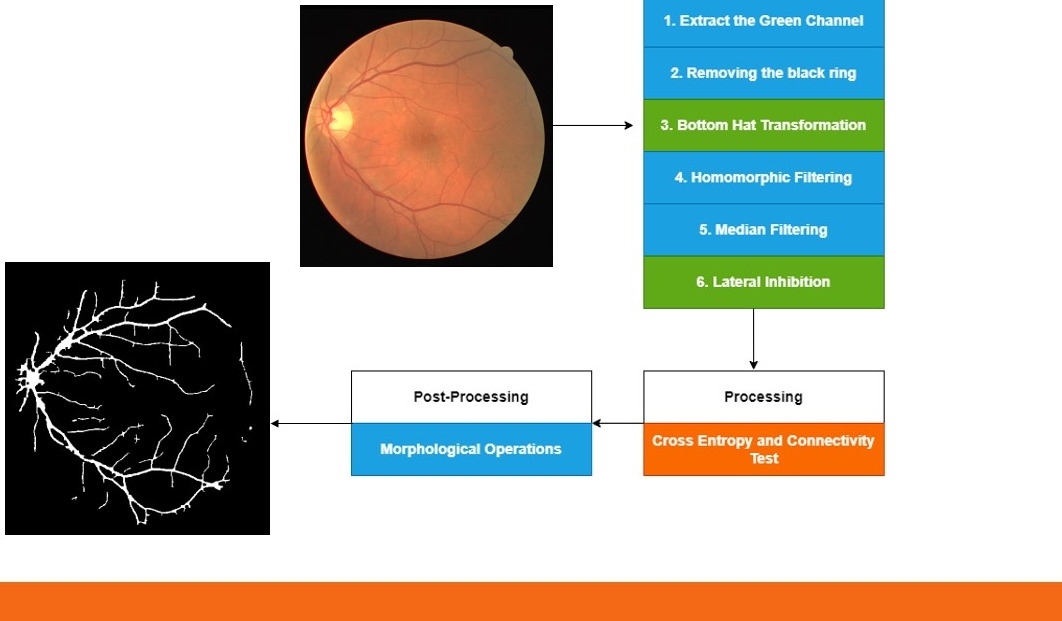
#> input picture hybrid.jpg, 1062 x 621 px, given in place of ., which was not available
$ python -i farko.py   (imports and definitions only)
#> lines starting #> are read from the running program, lines starting #| are printed output that depends on the picture; after the words box and inside, x2 and y2 are one past the last pixel; in counts of white or black regions, pixels touching at a corner belong together; pictures that were not available may be replaced by others from this repository, and a replacement may not be noted
### src/Farko/utils.py
import math
from scipy.signal import convolve2d
import numpy as np
import cv2
from skimage import morphology

def read_gif(path):
  cap = cv2.VideoCapture(path)
  ret, maskImg = cap.read()

  cap.release()
  return maskImg

def top_hat(image, openingRadius):

  opening_kernel = morphology.disk(openingRadius)

  openedImage=morphology.opening(image, opening_kernel)

  return image-openedImage

def get_gaussian_filter(sgementLength, sigma, orientation, derivative):
    kernelSize = math.ceil(np.sqrt((6 * (math.ceil(sigma)) + 1) ** 2 + sgementLength ** 2))
    gaussianFilter = np.zeros((kernelSize, kernelSize))

    halfKernel = round((kernelSize - 1) / 2);
    row = 0

    for j in range(halfKernel, -halfKernel, -1):
        col = 0

        for i in range(-halfKernel, halfKernel, 1):
            xRotated = i * np.cos(orientation) + j * np.sin(orientation)
            yRotated = -i * np.sin(orientation) + j * np.cos(orientation)
            if abs(xRotated) > 3.5 * math.ceil(sigma):
                gaussianFilter[row, col] = 0
            elif abs(yRotated) > (sgementLength - 1) / 2:
                gaussianFilter[row, col] = 0
            else:
                gaussianFilter[row, col] = -np.exp(-.5 * np.power((xRotated / sigma), 2)) / (np.sqrt(2 * np.pi) * sigma)
                if derivative:
                    gaussianFilter[row, col] *= xRotated / (sigma ** 2)

            col += 1

        row += 1

    ##subtract mean

    return gaussianFilter


def matched_filter(img, segmentLength, sigma, rotationStep, weighted_coefficient):
    matchedFilterBank = np.zeros((img.shape[0], img.shape[1], int(180 / rotationStep) + 1))
    gaussianDerivativeBank = np.zeros((img.shape[0], img.shape[1], int(180 / rotationStep) + 1))

    i = 0
    for theta in np.arange(0, np.pi, rotationStep * np.pi / 180):
        # Get matched Filter
        matchedFilter = get_gaussian_filter(segmentLength, sigma, theta, False)
        mean = np.sum(matchedFilter.reshape(-1)) / np.sum(matchedFilter.reshape(-1) < 0)
        matchedFilter[matchedFilter < 0] = matchedFilter[matchedFilter < 0] - mean

        # Get gaussian Derivative
        gaussianDerivativeFilter = get_gaussian_filter(segmentLength, sigma, theta, True)

        matchedFilterBank[:, :, i] = convolve2d(img, matchedFilter, mode='same')

        gaussianDerivativeBank[:, :, i] = convolve2d(img, gaussianDerivativeFilter, mode='same')
        i += 1

    matchedFilterMax = np.amax(matchedFilterBank, 2)
    gaussianFilterMax = np.amax(gaussianDerivativeBank, 2)
    # [26 lines of commented-out code are left out]

    gaussianMaxBlur = cv2.blur(gaussianFilterMax, (31, 31))
    # cv2_imshow(gaussianMaxBlur)

    gaussianMaxBlur = (gaussianMaxBlur - gaussianMaxBlur.min()) / gaussianMaxBlur.max()

    weight = np.mean(matchedFilterMax) * weighted_coefficient

    gaussianFinal = weight * (1 + gaussianMaxBlur)
    # cv2_imshow(gaussianFinal)

    return (matchedFilterMax >= gaussianFinal).astype('uint8') * 255

### src/Farko/farko.py
import numpy as np
import cv2
from scipy.signal import convolve2d
from skimage import morphology
from .utils import *


# [87 lines left out: function farko_method_2, not called in this run]

def farko_method(data):
#> called with data = '../../hybrid.jpg'
    image = cv2.imread(data[0])
#> image is the input picture: shape (621, 1062, 3); mean B, G, R 177.4, 187, 189.6
    imageGreen = image[:, :, 1]
    # Create mask if not available
    # mask=image[:,:,1]>=20
    # mask=mask.astype(int)
    # print(data)

    maskImg = read_gif(data[1])
    maskImg = cv2.cvtColor(maskImg, cv2.COLOR_BGR2GRAY) / 255

    erosionKernel = morphology.disk(3)

    erodedMask = cv2.erode(maskImg, erosionKernel, iterations=2)

    # cv2_imshow(imageGreen)

    # histogram Eq adaptive
    clahe = cv2.createCLAHE(clipLimit=2, tileGridSize=(8, 8))
    clacheImg = clahe.apply(imageGreen)
    # cv2_imshow(clacheImg)

    # Remove black ring
    replaceBlackRing = imageGreen * erodedMask
    meanImage = np.mean(replaceBlackRing)
#> meanImage = 150.9
    replaceBlackRing[replaceBlackRing == 0] = meanImage
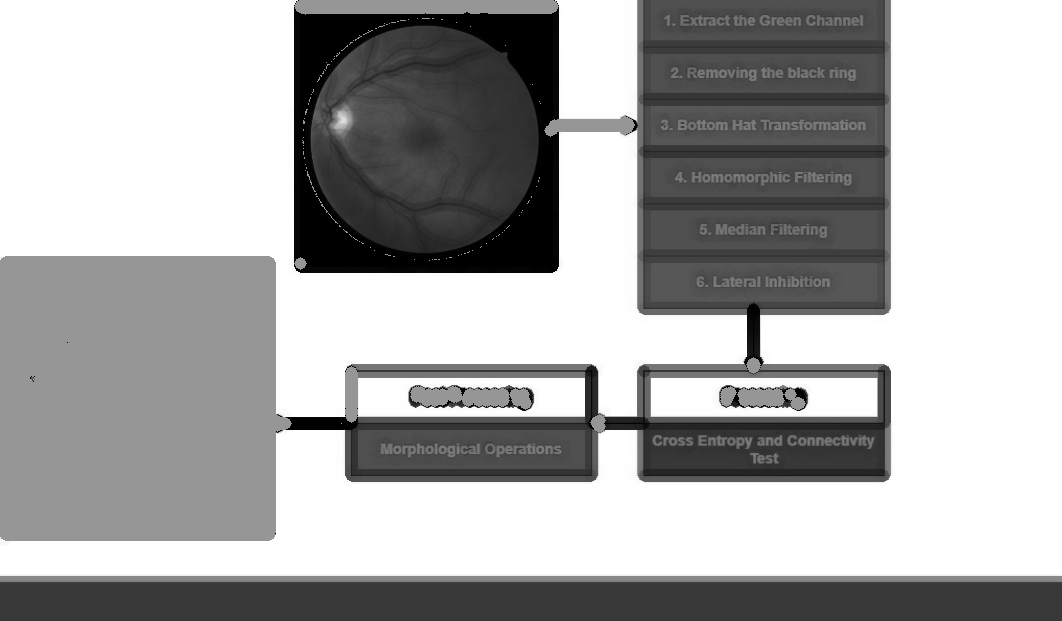
#> replaceBlackRing: shape (621, 1062) float64; min 0.00392, max 255, mean 171

    # Top hat
    imgComplement = 255 - replaceBlackRing
    # cv2_imshow(imgComplement)

    topHatedImg = top_hat(imgComplement, 10) * erodedMask
#> in top_hat, `openedImage=morphology.opening(image, opening_kernel)`:
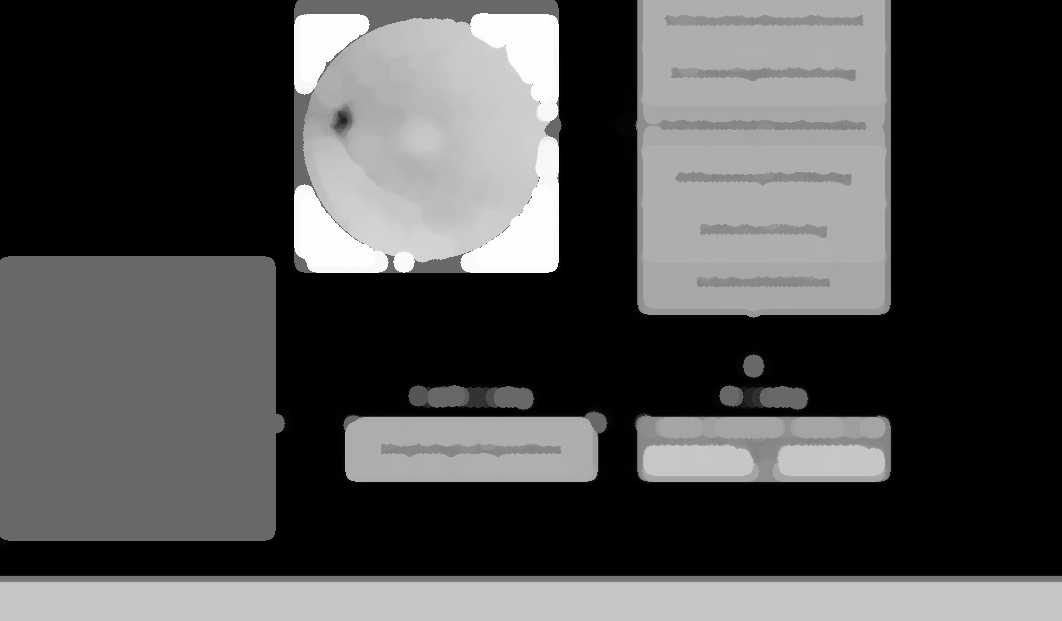
#> openedImage: shape (621, 1062) float64; min 0, max 254.8, mean 77.5
    # cv2_imshow(topHatedImg)
    topHatedImg = topHatedImg.astype('uint8')

    # Otsu
    ret, thresh1 = cv2.threshold(topHatedImg, 0, 255, cv2.THRESH_BINARY + cv2.THRESH_OTSU)
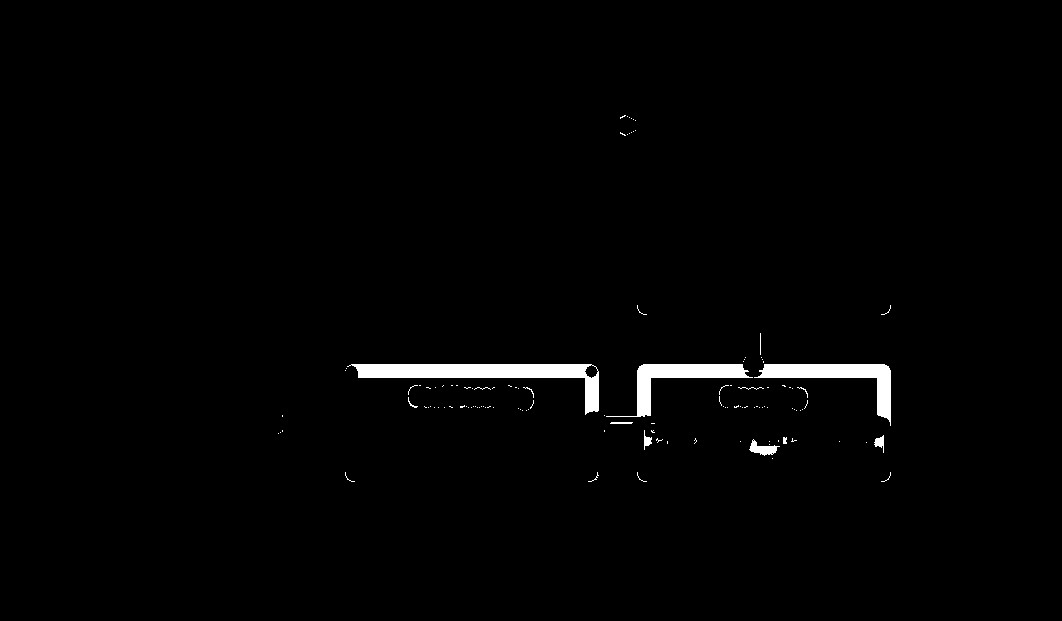
#> thresh1: shape (621, 1062); 1.4% white; 124 white regions (111 under 20 px), largest, box (x1, y1, x2, y2) and area: (347, 364, 599, 415) 3755, (754, 364, 891, 426) 2364, (606, 364, 753, 417) 2075
#> ret = 30

    thresh1 = thresh1 * erodedMask.astype('uint8')
#> thresh1: shape (621, 1062); every value is 0

    # cv2_imshow(thresh1)

    # Cleaning small objects less than 100
    cleaned = morphology.remove_small_objects(thresh1.astype(bool), min_size=100, connectivity=8)

    cleanedImg = cleaned.astype('uint8') * 255

    # cv2_imshow(cleanedImg)

    # is it close the min pixel(backgorund) or to the max pixel(vessel)
    filteredImage = np.abs(imgComplement - imgComplement.max()) < np.abs(imgComplement - meanImage)
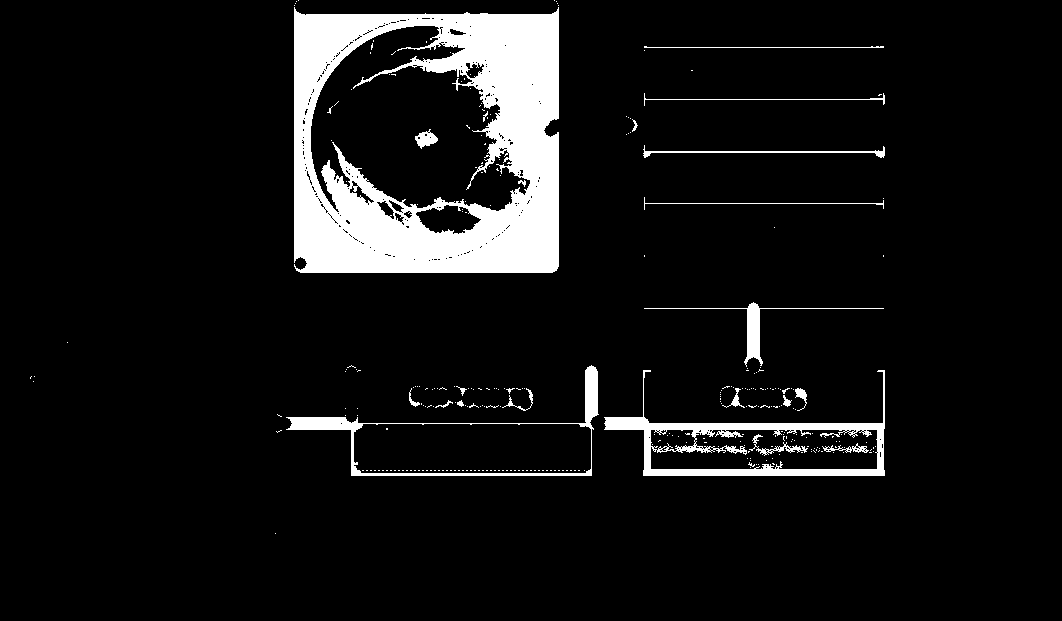
#> filteredImage: shape (621, 1062) bool; 8.2% white; 300 white regions (278 under 20 px), largest, box (x1, y1, x2, y2) and area: (294, 7, 559, 273) 41210, (604, 370, 885, 476) 5556, (286, 365, 599, 476) 2783
    filteredImage = filteredImage.astype('uint8') * cleanedImg
    # cv2_imshow(filteredImage)

    medianCleaned = cv2.medianBlur(cleanedImg, 3)
    # cv2_imshow(medianCleaned)

    filteredImage = cv2.bitwise_or(medianCleaned, filteredImage)
    # filteredImage
    # cv2_imshow(filteredImage)

    # finding thin vessels
    thinVessels = matched_filter(clacheImg, 4, 1, 7, 2.3)
#> after the loop in matched_filter, `for theta in np.arange(0, np.pi, rotationStep * np.pi / 180):`: i = 26
#> in matched_filter, `matchedFilterMax = np.amax(matchedFilterBank, 2)`:
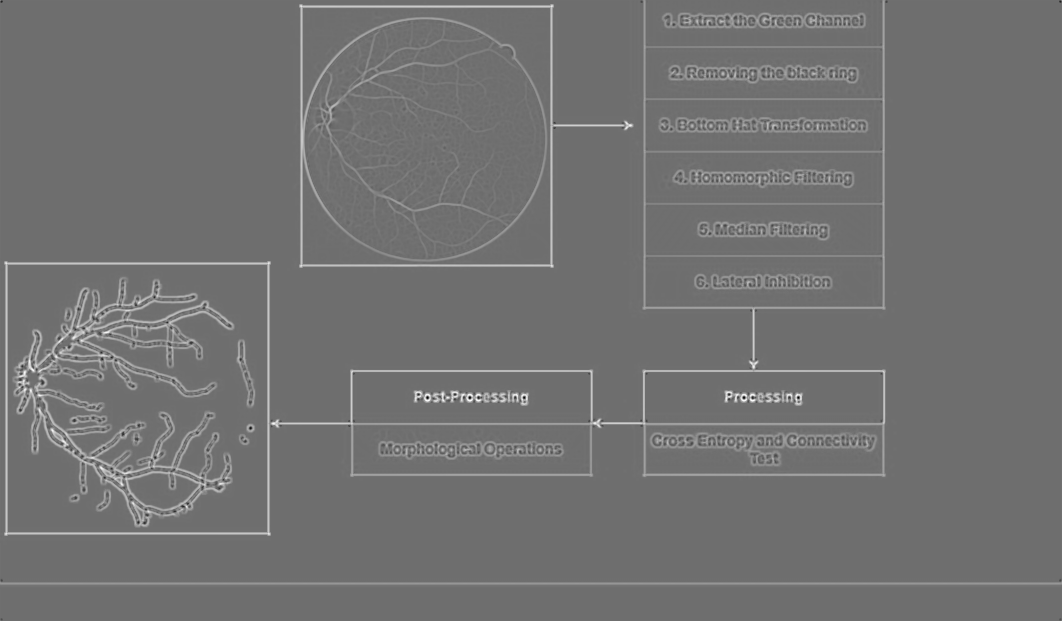
#> matchedFilterMax: shape (621, 1062) float64; min -230.8, max 299.6, mean 7.4; drawn with min black and max white
#> in matched_filter, `gaussianMaxBlur = cv2.blur(gaussianFilterMax, (31, 31))`:
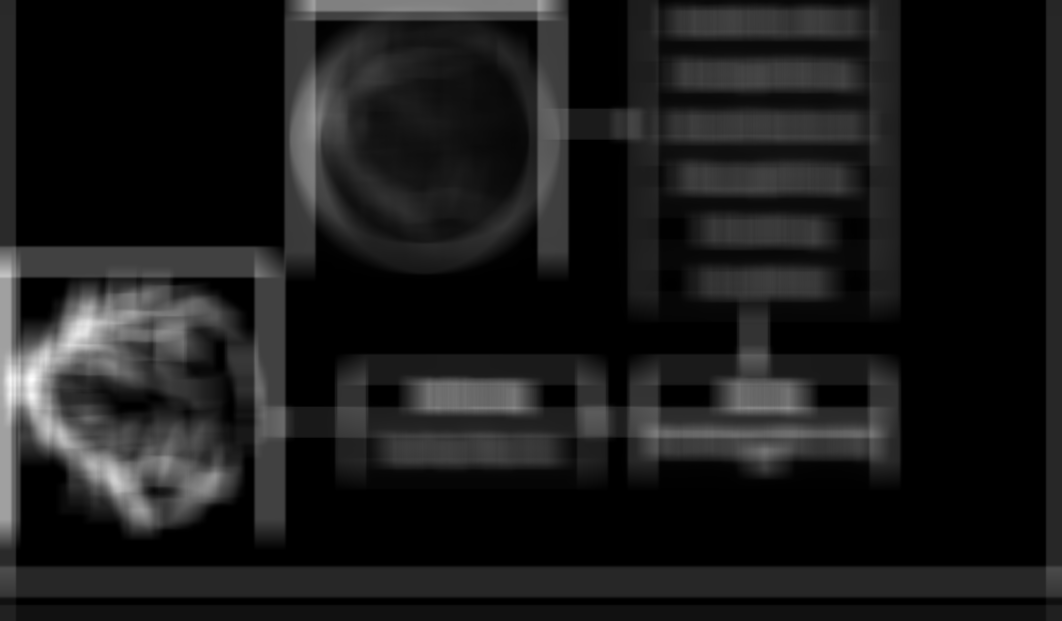
#> gaussianMaxBlur: shape (621, 1062) float64; min -2.77e-05, max 103.2, mean 11; drawn with min black and max white
#> in matched_filter, `weight = np.mean(matchedFilterMax) * weighted_coefficient`: weight = 16.94
#> in matched_filter, `return (matchedFilterMax >= gaussianFinal).astype('uint8') * 255`: returned value: shape (621, 1062); 8.8% white; 164 white regions (128 under 20 px), largest, box (x1, y1, x2, y2) and area: (13, 277, 235, 528) 14549, (4, 0, 886, 536) 13628, (299, 4, 634, 268) 8565

    # cv2_imshow(thinVessels)

    closingKernel = np.ones((3, 3))
    closedThinVessels = morphology.binary_closing(thinVessels, closingKernel)
#> closedThinVessels: shape (621, 1062) bool; 10.3% white; 104 white regions (80 under 20 px), largest, box (x1, y1, x2, y2) and area: (13, 277, 235, 528) 17865, (4, 0, 886, 536) 13651, (299, 4, 634, 268) 9135
    # cv2_imshow(closedThinVessels.astype(int)*255)

    cleanedThin = morphology.remove_small_objects(closedThinVessels.astype(bool), min_size=30, connectivity=8)

    # cleanedThin=cleanedThin.astype('uint8')*255
    # cv2_imshow(cleanedThin)

    finalKernael = np.ones((3, 3))
    finalKernael[1, 1] = 0
    finalConv = convolve2d(cleanedThin.astype('uint8'), finalKernael, mode='same')
    finalImage = (finalConv > 0).astype('uint8') * filteredImage.astype('uint8') * erodedMask
#> finalImage: shape (621, 1062) float64; every value is 0

    # erodedMask=cv2.erode(erodedMask, erosionKernel, iterations=1)
    finalImage = cv2.bitwise_or(cleanedThin.astype('uint8') * 255, finalImage.astype('uint8')) * erodedMask
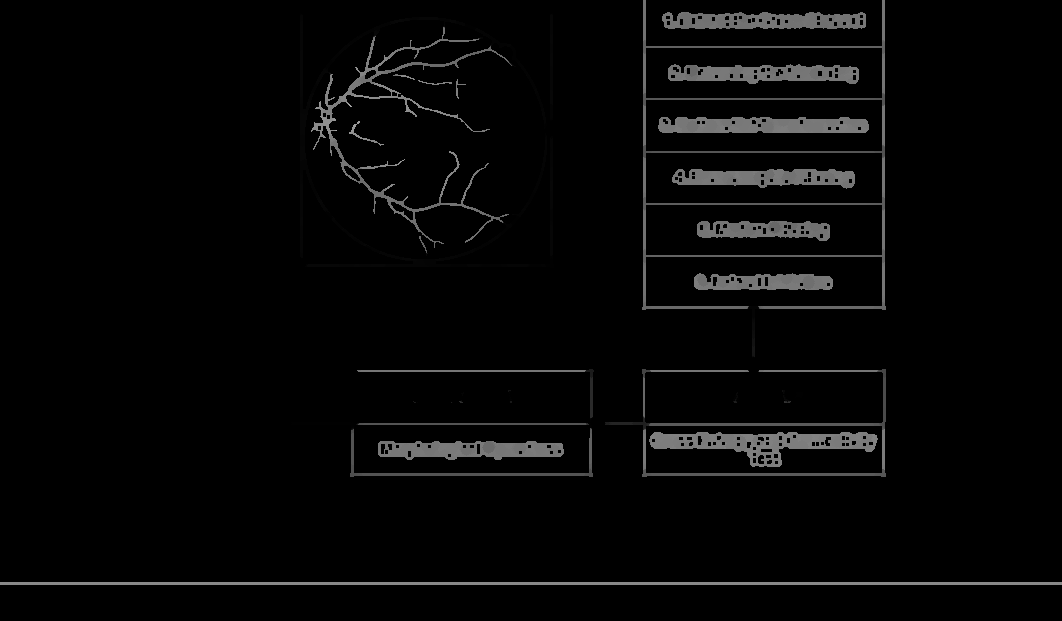
#> finalImage: shape (621, 1062) float64; min 0, max 175, mean 6.4

    # finalImage=cv2.bitwise_or(cleanedThin.astype('uint8')*255,filteredImage.astype('uint8'))*erodedMask

    # cv2_imshow(finalImage.astype(int))
    return finalImage


# [82 lines left out: function farko_method_noMask, not called in this run]

>>> result = farko_method('../../hybrid.jpg')
